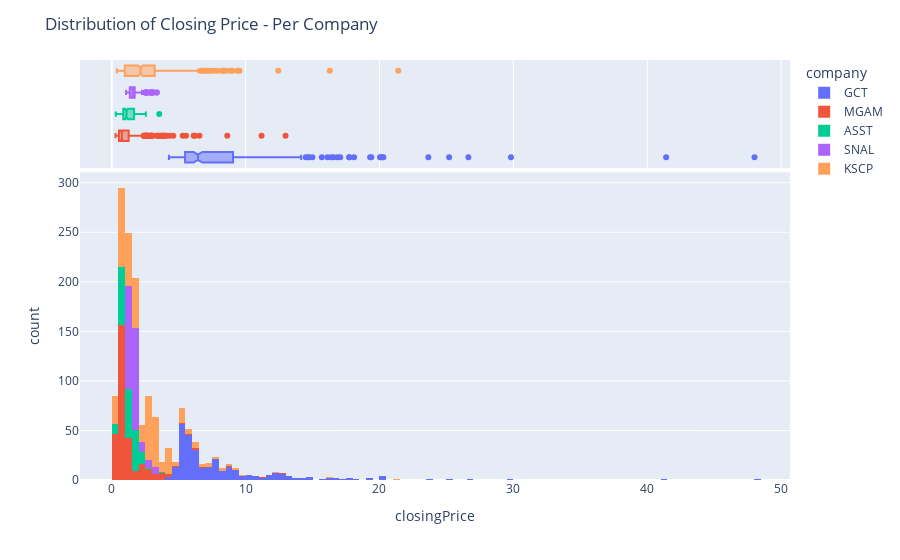

The cell this chart's notebook holds for it:
### Code cell
# Checking distribution for closing price
histClosingPrice = px.histogram(dailyData,
                   x='closingPrice',
                   color='company',
                   marginal='box')
histClosingPrice.update_layout(title_text="Distribution of Closing Price - Per Company")
histClosingPrice.show()

### Figure 1 — Plotly figure (JSON) as saved in the notebook; plotly's stock layout.template omitted (floating-point values rounded to 4 significant figures; data arrays with more than 128 entries replaced by an {"elided": "..."} marker saying what was removed)
{"data": [{"alignmentgroup": "True", "bingroup": "x", "hovertemplate": "company=GCT<br>closingPrice=%{x}<br>count=%{y}<extra></extra>", "legendgroup": "GCT", "marker": {"color": "#636efa", "pattern": {"shape": ""}}, "name": "GCT", "offsetgroup": "GCT", "orientation": "v", "showlegend": true, "type": "histogram", "x": {"elided": "291 float values"}, "xaxis": "x", "yaxis": "y"}, {"alignmentgroup": "True", "hovertemplate": "company=GCT<br>closingPrice=%{x}<extra></extra>", "legendgroup": "GCT", "marker": {"color": "#636efa"}, "name": "GCT", "notched": true, "offsetgroup": "GCT", "showlegend": false, "type": "box", "x": {"elided": "291 float values"}, "xaxis": "x2", "yaxis": "y2"}, {"alignmentgroup": "True", "bingroup": "x", "hovertemplate": "company=MGAM<br>closingPrice=%{x}<br>count=%{y}<extra></extra>", "legendgroup": "MGAM", "marker": {"color": "#EF553B", "pattern": {"shape": ""}}, "name": "MGAM", "offsetgroup": "MGAM", "orientation": "v", "showlegend": true, "type": "histogram", "x": {"elided": "305 float values"}, "xaxis": "x", "yaxis": "y"}, {"alignmentgroup": "True", "hovertemplate": "company=MGAM<br>closingPrice=%{x}<extra></extra>", "legendgroup": "MGAM", "marker": {"color": "#EF553B"}, "name": "MGAM", "notched": true, "offsetgroup": "MGAM", "showlegend": false, "type": "box", "x": {"elided": "305 float values"}, "xaxis": "x2", "yaxis": "y2"}, {"alignmentgroup": "True", "bingroup": "x", "hovertemplate": "company=ASST<br>closingPrice=%{x}<br>count=%{y}<extra></extra>", "legendgroup": "ASST", "marker": {"color": "#00cc96", "pattern": {"shape": ""}}, "name": "ASST", "offsetgroup": "ASST", "orientation": "v", "showlegend": true, "type": "histogram", "x": {"elided": "175 float values"}, "xaxis": "x", "yaxis": "y"}, {"alignmentgroup": "True", "hovertemplate": "company=ASST<br>closingPrice=%{x}<extra></extra>", "legendgroup": "ASST", "marker": {"color": "#00cc96"}, "name": "ASST", "notched": true, "offsetgroup": "ASST", "showlegend": false, "type": "box", "x": {"elided": "175 float values"}, "xaxis": "x2", "yaxis": "y2"}, {"alignmentgroup": "True", "bingroup": "x", "hovertemplate": "company=SNAL<br>closingPrice=%{x}<br>count=%{y}<extra></extra>", "legendgroup": "SNAL", "marker": {"color": "#ab63fa", "pattern": {"shape": ""}}, "name": "SNAL", "offsetgroup": "SNAL", "orientation": "v", "showlegend": true, "type": "histogram", "x": {"elided": "232 float values"}, "xaxis": "x", "yaxis": "y"}, {"alignmentgroup": "True", "hovertemplate": "company=SNAL<br>closingPrice=%{x}<extra></extra>", "legendgroup": "SNAL", "marker": {"color": "#ab63fa"}, "name": "SNAL", "notched": true, "offsetgroup": "SNAL", "showlegend": false, "type": "box", "x": {"elided": "232 float values"}, "xaxis": "x2", "yaxis": "y2"}, {"alignmentgroup": "True", "bingroup": "x", "hovertemplate": "company=KSCP<br>closingPrice=%{x}<br>count=%{y}<extra></extra>", "legendgroup": "KSCP", "marker": {"color": "#FFA15A", "pattern": {"shape": ""}}, "name": "KSCP", "offsetgroup": "KSCP", "orientation": "v", "showlegend": true, "type": "histogram", "x": {"elided": "431 float values"}, "xaxis": "x", "yaxis": "y"}, {"alignmentgroup": "True", "hovertemplate": "company=KSCP<br>closingPrice=%{x}<extra></extra>", "legendgroup": "KSCP", "marker": {"color": "#FFA15A"}, "name": "KSCP", "notched": true, "offsetgroup": "KSCP", "showlegend": false, "type": "box", "x": {"elided": "431 float values"}, "xaxis": "x2", "yaxis": "y2"}], "layout": {"barmode": "relative", "legend": {"title": {"text": "company"}, "tracegroupgap": 0}, "margin": {"t": 60}, "title": {"text": "Distribution of Closing Price - Per Company"}, "xaxis": {"anchor": "y", "domain": [0, 1], "title": {"text": "closingPrice"}}, "xaxis2": {"anchor": "y2", "domain": [0, 1], "matches": "x", "showgrid": true, "showticklabels": false}, "yaxis": {"anchor": "x", "domain": [0, 0.7326], "title": {"text": "count"}}, "yaxis2": {"anchor": "x2", "domain": [0.7426, 1], "matches": "y2", "showgrid": false, "showline": false, "showticklabels": false, "ticks": ""}}}
